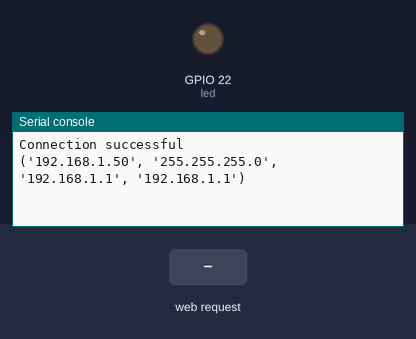
The program below on a simulated ESP32 board running MicroPython. Shown: output pins drawn as LEDs (lit = HIGH), the last lines printed to the serial console. Inputs (shaded band) come from the test bench. WiFi joins after 1.5 s.

Above: at 2.7 s.
2.8 s: HTTP request GET /?led=on received
At 3.1 s:
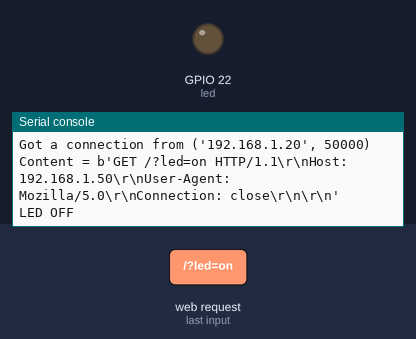
4.3 s: HTTP request GET /?led=off received
At 5.5 s:
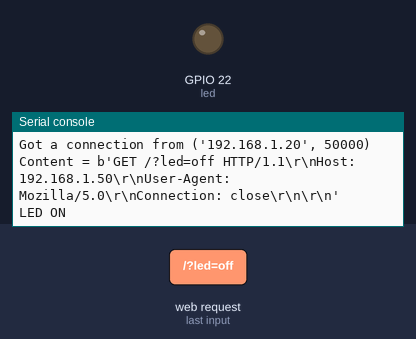
5.8 s: HTTP request GET /?led=both received
At 6.7 s:
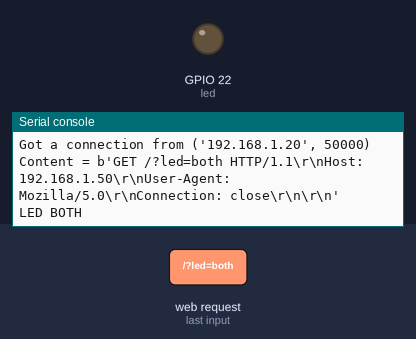

The program:

bzykanko2.py
```python
# Complete project details at https://RandomNerdTutorials.com
import machine,time

try:
  import usocket as socket
except:
  import socket

from machine import Pin
import network

import esp
esp.osdebug(None)

import gc
gc.collect()

ssid = 'kilimanjarro'
password = 'kasiapaweldaciamelamerc'

station = network.WLAN(network.STA_IF)

station.active(True)
station.connect(ssid, password)

while station.isconnected() == False:
  pass

print('Connection successful')
print(station.ifconfig())

led = machine.Pin(22, machine.Pin.OUT)
odpowiedz = " "

state = 0

# Complete project details at https://RandomNerdTutorials.com

def web_page():
  if state == 1:
    gpio_state="OFF"
    odpowiedz ="Kochana Kasia"
  elif state == 0:
    gpio_state="ON"
    odpowiedz ="Kasiu to zaczynajmy teraz, nie jutro, ale teraz"
  elif state == 2:
    gpio_state="BOTH"
    led.value(0)
    time.sleep(200)
    led.value(1)
    time.sleep(200)

  html = """<html>
        <head>
            <title>Bzykanko?</title>
            <meta name="viewport" content="width=device-width, initial-scale=1">
            <link rel="icon" href="data:,">
            <style>html{font-family: Helvetica; display:inline-block; margin: 0px auto; text-align: center;}
                h1{color: #0F3376; padding: 2vh;}p{font-size: 1.5rem;}
                    .button{display: inline-block; background-color: #4286f4; border: none;
                    border-radius: 4px; color: white; padding: 16px 40px; text-decoration: none; font-size: 30px; margin: 2px; cursor: pointer;}
                    .button2{background-color: #e7bd3b;}
                    .button3{background-color: aqua;}
            </style>
        </head>
        <body>
            <h1>Bzykanko?</h1>
                <p>Odpowiedź: <strong>""" + gpio_state + """</strong></p>
                <p><a href="/?led=on"><button class="button">NIE</button></a></p>
                <p><a href="/?led=off"><button class="button button2">TAK</button></a></p>
                <p><a href="/?led=both"><button class="button button3">2w1</button></a></p>
        </body>
    </html>"""

  return html

s = socket.socket(socket.AF_INET, socket.SOCK_STREAM)
s.bind(('', 80))
s.listen(5)

while True:
  conn, addr = s.accept()
  print('Got a connection from %s' % str(addr))
  request = conn.recv(1024)
  request = str(request)
  print('Content = %s' % request)
  led_on = request.find('/?led=on')
  led_off = request.find('/?led=off')
  led_both = request.find('/?led=both')
  if led_on == 6:
    print('LED OFF')
    state = 1
  if led_off == 6:
    print('LED ON')
    state = 0
  if led_both == 6:
    print('LED BOTH')
    state = 2
  response = web_page()
  conn.send('HTTP/1.1 200 OK\n')
  conn.send('Content-Type: text/html\n')
  conn.send('Connection: close\n\n')
  conn.sendall(response)
  conn.close()
```

Measured:
- after the input at 2.8 s, the serial console: prints a new line at once (image 1)
- after the input at 4.3 s, the serial console: prints a new line at once (image 2)
- after the input at 5.8 s, the serial console: prints a new line at once (image 3)
